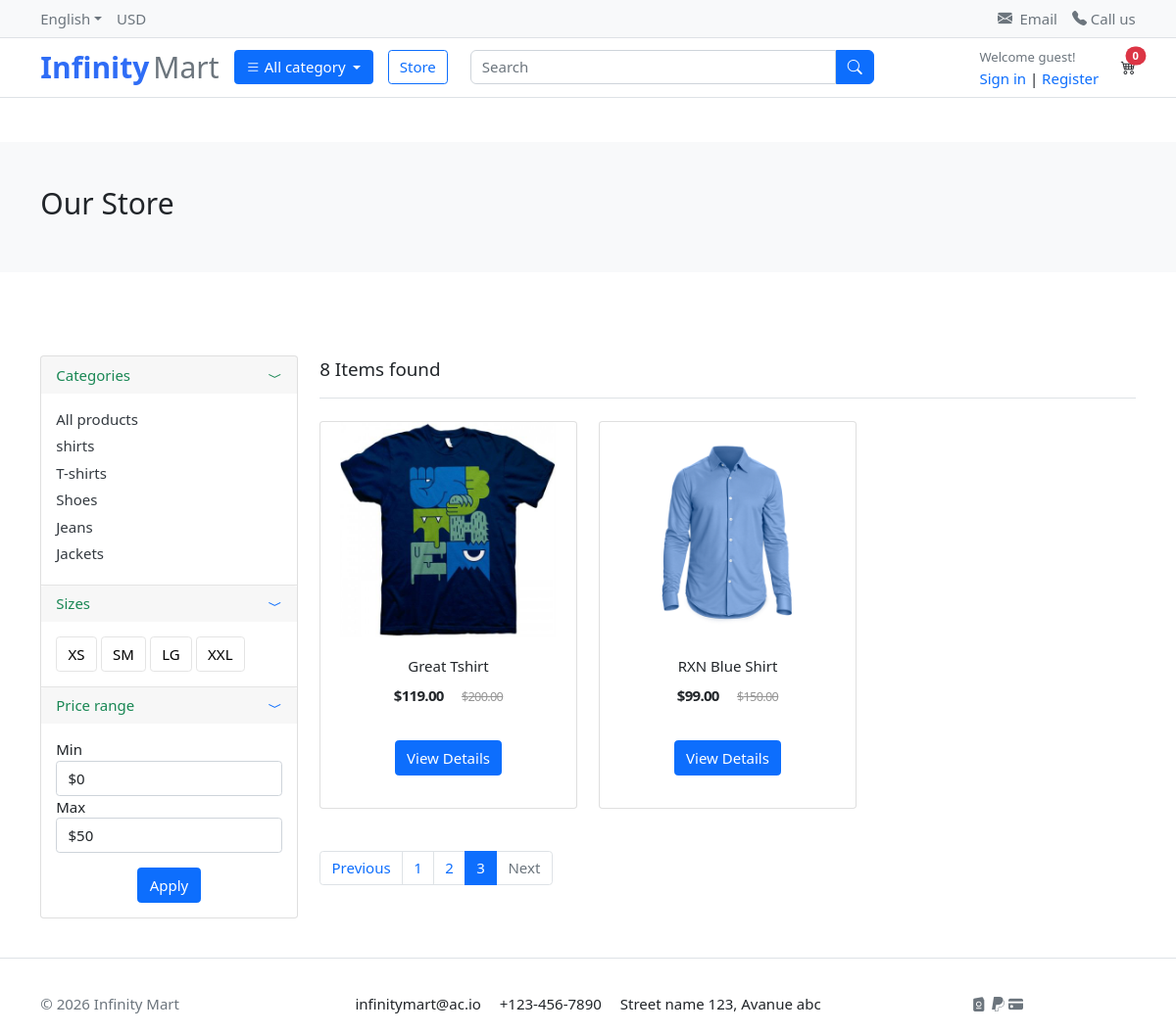
/store/?page=3, run on an earlier commit of the app's database.
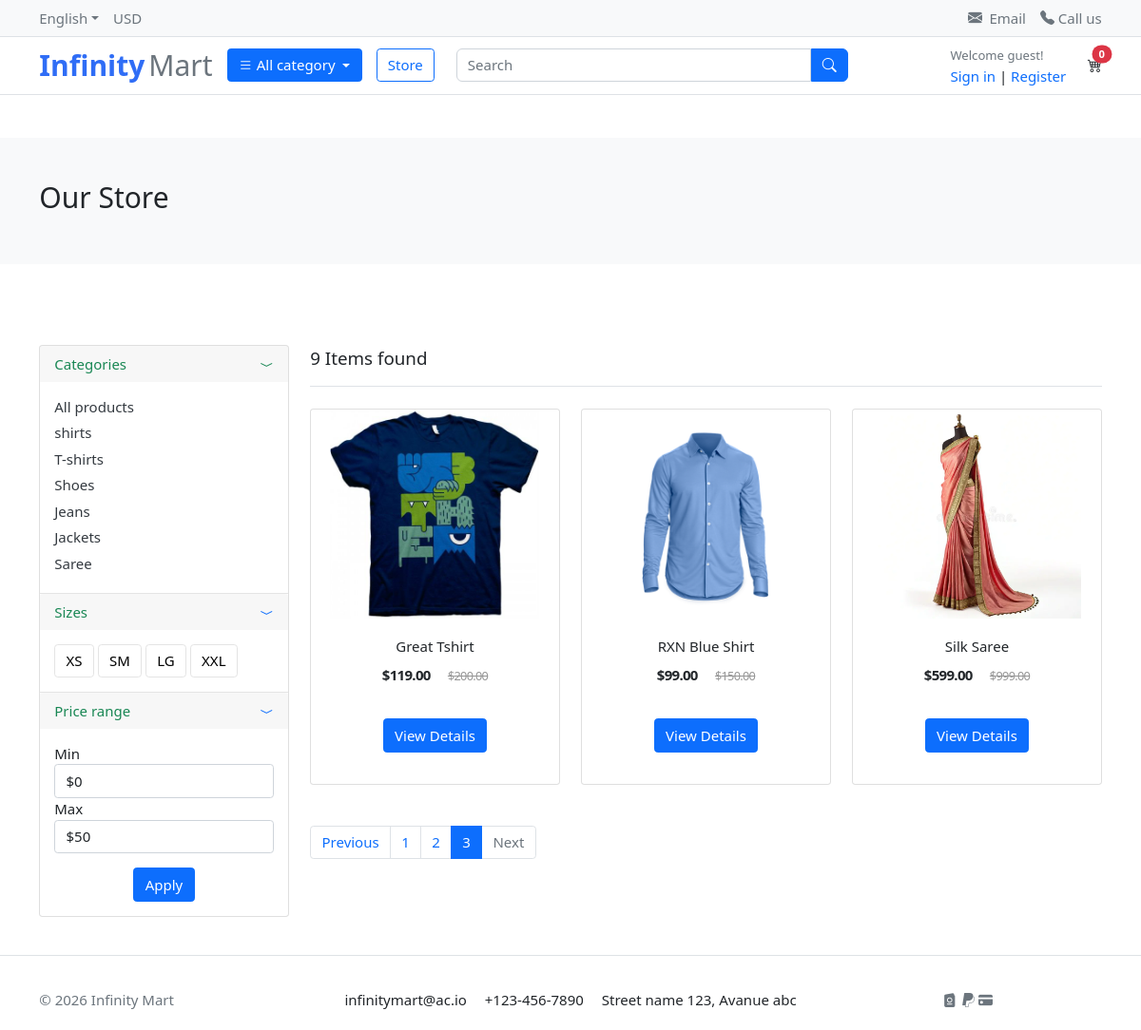
And on a later commit of the database.
### category/models.py (models this page shows, shortened)
class Category(models.Model):
    name = models.CharField(max_length=100, unique=True)
    slug = models.SlugField(max_length=100, unique=True, blank=True)
    description = models.TextField(blank=True, null=True)
    cat_image = models.ImageField(upload_to='category_images/', blank=True, null=True)
    class Meta:
        verbose_name = "Category"
        verbose_name_plural = "Categories"
    def get_url(self):
        return reverse('products_by_category', args=[self.slug])

### store/models.py (models this page shows, shortened)
class Product(models.Model):
    product_name = models.CharField(max_length=255)
    slug = models.SlugField(max_length=200, unique=True)
    price = models.DecimalField(max_digits=10, decimal_places=2)
    previous_price = models.DecimalField(max_digits=10, decimal_places=2, null=True, blank=True)
    description = models.TextField(max_length=200, blank=True)
    is_available = models.BooleanField(default=True)
    images = models.ImageField(upload_to='media/products/')
    stock = models.PositiveIntegerField()
    category = models.ForeignKey('category.Category', on_delete=models.CASCADE)
    created_date = models.DateTimeField(auto_now=True)
    modified_date = models.DateTimeField(auto_now=True)
    def get_url(self):
        return reverse('product_detail', args=[self.category.slug, self.slug])

### store/views.py (the view)
# urls.py: path('store/',include('store.urls')),
def store(request, category_slug=None):
    category = None
    products = None
    if category_slug != None:
        categories = get_object_or_404(Category, slug=category_slug)
        products = Product.objects.filter(category=categories, is_available=True)
        paginator = Paginator(products, 3)
        page = request.GET.get('page')
        paged_products = paginator.get_page(page)
        products_count = products.count()
    else:
        products = Product.objects.all().filter(is_available=True).order_by('id')
        paginator = Paginator(products, 3)
        page = request.GET.get('page')
        paged_products = paginator.get_page(page)
        products_count = products.count()
    context ={
        'products':paged_products,
        'products_count':products_count,
    }
    return render(request,'store/store.html',context)

### carts/context_processor.py (called while the page is built)
def counter(request):
    cart_count = 0
    try:
        cart = Cart.objects.get(cart_id=cart_id(request))
        cart_items = CartItem.objects.filter(cart=cart, is_active=True)
        for cart_item in cart_items:
            cart_count += cart_item.quantity
    except Cart.DoesNotExist:
        cart_count = 0
    return dict(cart_count=cart_count)

### carts/views.py (called while the page is built)
def cart_id(request):
    cart = request.session.session_key
    if not cart:
        cart = request.session.create()
    return cart

### category/context_proessors.py (called while the page is built)
def menu_links(request):
    links = Category.objects.all()
    return dict(links=links)

### templates/store/store.html (shortened to what this page needs)
{% extends 'base.html' %}
{% load static %}
{% block content %}
<section class="section-pagetop bg my-5">
	<div class="container">
		{% if 'search' in request.path %}
		<h2 class="title-page">Search Results</h2>
		{% else %}
		<h2 class="title-page">Our Store</h2>
		{% endif %}
	</div>
</section>
<section class="section-content padding-y">
	<div class="container">
		<div class="row">
			<aside class="col-md-3">
				<div class="card">
					<article class="filter-group">
						<header class="card-header">
							<a href="#" data-toggle="collapse" data-target="#collapse_1" aria-expanded="true"
								class="text-decoration-none text-success">
								<div class="d-flex justify-content-between">
									<h6 class="title ">Categories</h6>
									<i class="bi bi-chevron-compact-down"></i>
								</div>
							</a>
						</header>
						<div class="filter-content collapse show " id="collapse_1">
							<div class="card-body">
								<ul class="list-menu list-unstyled ">
									<li><a href="{% url 'store' %}" class="text-decoration-none">All products</a></li>
									{% for category in links %}
									<li><a href="{{ category.get_url }}" class="text-decoration-none">{{ category.name }}</a></li>
									{% endfor %}
								</ul>
							</div>
						</div>
					</article>
					<article class="filter-group">
						<header class="card-header">
							<a href="#" data-toggle="collapse" data-target="#collapse_4" aria-expanded="true"
								class="text-decoration-none">
								<div class="d-flex justify-content-between">
									<h6 class="title text-success ">Sizes </h6>
									<i class="bi bi-chevron-compact-down"></i>
								</div>
							</a>
						</header>
						<div class="filter-content collapse show" id="collapse_4">
							<div class="card-body">
								<label class="checkbox-btn">
									<span class="btn btn-light"> XS </span>
								</label>
								<label class="checkbox-btn">
									<span class="btn btn-light"> SM </span>
								</label>
								<label class="checkbox-btn">
									<span class="btn btn-light"> LG </span>
								</label>
								<label class="checkbox-btn">
									<span class="btn btn-light"> XXL </span>
								</label>
							</div>
						</div>
					</article>
					<article class="filter-group">
						<header class="card-header">
							<a href="#" data-toggle="collapse" data-target="#collapse_3" aria-expanded="true"
								class="text-decoration-none">
								<div class="d-flex justify-content-between">
									<h6 class="title text-success">Price range </h6>
									<i class="bi bi-chevron-compact-down"></i>
								</div>
							</a>
						</header>
						<div class="filter-content collapse show" id="collapse_3">
							<div class="card-body ">
								<div class="form-row ">
									<div class="form-group col-md-12 text-start me-2 ">
										<label>Min </label>
										<select class="mr-2 form-control">
											<option value="0">$0 </option>
										</select>
									</div>
									<div class="form-group  col-md-12">
										<label>Max</label>
										<select class="mr-2 form-control">
											<option value="50">$50</option>
										</select>
									</div>
								</div>
								<div class="text-center cover">
									<button class="btn btn-block btn-primary mt-3 ">Apply</button>
								</div>
							</div>
						</div>
					</article>
				</div>
			</aside>
			<main class="col-md-9">
				<header class="border-bottom mb-4 pb-3">
					<div class="form-inline">
						<span class="mr-md-auto fs-5">{{ products_count }} Items found </span>
					</div>
				</header>
				<div class="row">
					{% if products %}
					{% for product in products %}
					<div class="col-md-4">
						<figure class="card card-product-grid">
							<div class="img-wrap">
								<a href="{{ product.get_url }}"><img src="{{ product.images.url}}" class="img-fluid"></a>
							</div>
							<figcaption class="info-wrap">
								<div class="fix-height text-center">
									<a href="{{ product.get_url }}" class="title text-decoration-none">{{ product.product_name }}</a>
									<div class="price-wrap mt-2 ">
										<span class="price">${{ product.price }}</span>
										<del class="price-old ms-3">${{ product.previous_price }}</del>
									</div>
								</div>
								<div class="text-center mt-2">
									<a href="{{ product.get_url }}" class="btn btn-block btn-primary mb-3">View Details </a>
								</div>
							</figcaption>
						</figure>
					</div>
					{% endfor %}
					{% else %}
					<div class="mt-5">
						<h2 class="text-center ">No results found. Please try again.</h2>
					</div>
					{% endif %}
				</div>
				<nav class="mt-4" aria-label="Page navigation sample">
					{% if products.has_other_pages %}
					<ul class="pagination">
						 {% if products.has_previous %}
						<li class="page-item"><a class="page-link" href="?page={{ products.previous_page_number }}">Previous</a></li>
						{% else %}
						<li class="page-item disabled"><a class="page-link" href="#">Previous</a></li>
						{% endif %}
						{% for num in products.paginator.page_range %}
							{% if products.number == num %}
								<li class="page-item active"><a class="page-link" href="#">{{ num }}</a></li>
							{% else %}
								<li class="page-item"><a class="page-link" href="?page={{ num }}">{{ num }}</a></li>
							{% endif %}
						{% endfor %}
						{% if products.has_next %}
						<li class="page-item"><a class="page-link" href="?page={{ products.next_page_number }}">Next</a></li>
						{% else %}
						<li class="page-item disabled"><a class="page-link" href="#">Next</a></li>
						{% endif %}
					</ul>
					{% endif %}
				</nav>
			</main>
		</div>
	</div>
</section>
{% endblock %}

### templates/base.html (shortened to what this page needs)
{% load static %}
<!doctype html>
<html lang="en">
<head>
    <link rel="stylesheet" href="https://cdn.jsdelivr.net/npm/bootstrap-icons@1.13.1/font/bootstrap-icons.min.css">
    <link href="https://cdn.jsdelivr.net/npm/bootstrap@5.0.2/dist/css/bootstrap.min.css" rel="stylesheet"
>
    <link rel="stylesheet" href="{% static 'app/css/ui.css' %}">
    <link rel="stylesheet" href="{% static 'app/css/responsive.css' %}">
</head>
<body>
    <div class="top-bar border-bottom py-2 ">
        <div class="container d-flex justify-content-between">
            <div class="d-flex gap-3">
                <a href="#" class="text-decoration-none text-muted fs-6 dropdown-toggle "
                    data-bs-toggle="dropdown">English</a>
                <a href="#" class="text-decoration-none text-muted fs-6">USD</a>
            </div>
            <div class="d-flex gap-3">
                <a href="mailto:support@email.com" class="text-decoration-none text-muted fs-6 "><i
                        class="bi bi-envelope-fill pe-2"></i>Email</a>
                <a href="tel:+911234567890" class="text-decoration-none text-muted fs-6"><i
                        class="bi bi-telephone-fill pe-1"></i>Call us</a>
            </div>
        </div>
    </div>
    <nav class="border-bottom mb-3">
        <div class="container py-2">
            <div class="d-flex align-items-center justify-content-between">
                <div class="d-flex align-items-center gap-3">
                    <a href="{% url 'home' %}" class="text-decoration-none"><span class="logo-text fs-2">Infinity</span> <span class="fs-2 text-secondary">Mart</span> </a>
                    <div class="dropdown">
                        <button class="btn btn-primary dropdown-toggle" data-bs-toggle="dropdown">
                            <i class="bi bi-list"></i> All category
                        </button>
                    </div>
                    <a href="{% url 'store' %}" class="btn btn-outline-primary">Store</a>
                </div>
                <form action="{% url 'search' %}" class="d-flex flex-grow-1 mx-4" method="GET">
                    <input  class="form-control search-input w-75" type="search" placeholder="Search" name="keyword">
                    <button class="btn btn-primary search-btn" type="submit">
                        <i class="bi bi-search"></i>
                    </button>
                </form>
                <div class="d-flex align-items-center gap-4">
                    <div class="text-start">
                        <small class="text-muted">Welcome guest!</small><br>
                        <a href="./signin.html" class="text-decoration-none ">Sign in</a> |
                        <a href="./register.html" class="text-decoration-none ">Register</a>
                    </div>
                    <a href="{% url 'cart' %}" class="position-relative text-dark">
                        <i class="bi bi-cart4"></i>
                        <span class="position-absolute top-0 start-100 translate-middle badge rounded-pill bg-danger">
                            {{ cart_count }}
                        </span>
                    </a>
                </div>
            </div>
        </div>
    </nav>
    {% block content %}
    {% endblock %}
    <footer class="section-footer border-top">
        <div class="container mt-3">
            <section class="footer-bottom  row">
                <div class="col-md-2">
                    <p class="text-muted"> &copy 2026 Infinity Mart </p>
                </div>
                <div class="col-md-8 text-md-center">
                    <span class="px-2">infinitymart@ac.io</span>
                    <span class="px-2">+123-456-7890</span>
                    <span class="px-2">Street name 123, Avanue abc</span>
                </div>
                <div class="col-md-2 text-md-right text-muted align-items-end">
                    <i class="bi bi-passport-fill"></i>
                    <i class="bi bi-paypal"></i>
                    <i class="bi bi-credit-card-fill"></i>
                </div>
            </section>
        </div>
    </footer>
</body>
</html>

### app/static/css/ui.css (style rules this page uses)
html { font-family: "Inter", sans-serif; font-size: 15px; }
.img-wrap { text-align: center; display: block; }
.img-wrap img { max-width: 100%; }
.price-wrap { letter-spacing: -0.7px; }
.padding-y { padding-top: 40px; padding-bottom: 40px; }
figure { margin-bottom: 0; }
article:after, .form-group:after { display: block; clear: both; content: ""; }
.bg { background-color: #f8f9fa; }
.title-page { color: #212529; }
p:last-child { margin-bottom: 0; }
.footer-bottom { padding-top: 20px; padding-bottom: 20px; }
.btn-light { background-color: #fff; border-color: #e4e4e4; }
[class*=list-] li:after { visibility: hidden; display: block; content: ""; overflow: hidden; height: 0; clear: both; }
.list-menu { list-style: none; margin: 0; padding-left: 0; }
.list-menu li { margin-bottom: 5px; }
.list-menu a { color: #343a40; }
[class*=card-product] a.title { color: #212529; display: block; }
[class*=card-product] .img-wrap { overflow: hidden; position: relative; }
[class*=card-product] .img-wrap img { height: 100%; max-width: 100%; width: auto; display: inline-block; -o-object-fit: cover; object-fit: cover; }
.card-product-grid { margin-bottom: 20px; }
.card-product-grid .img-wrap { border-radius: 0.2rem 0.2rem 0 0; height: 220px; }
.card-product-grid .info-wrap { overflow: hidden; padding: 18px 20px; }
.card-product-grid .fix-height { height: 80px; overflow: hidden; }
.card .img-wrap { overflow: hidden; }
.price { font-weight: 600; color: #212529; }
.price-old { color: #969696; margin-left: 3px; font-size: 85%; }
.card-header .title { margin-bottom: 0; line-height: 1.5; }
.filter-group { border-bottom: 1px solid #e4e4e4; }
.filter-group .card-header { border-bottom: 0; }
.filter-group:last-child { border-bottom: 0; }
.checkbox-btn { position: relative; }
.section-pagetop { padding: 45px 0; }

### templates/base.html (style rules this page uses)
.top-bar { font-size: 14px; background: #f8f9fa; }
.logo-text { font-size: 28px; font-weight: 700; color: #2f6df6; }
.search-input { border-radius: 6px 0 0 6px; }
.search-btn { border-radius: 0 6px 6px 0; }

What changed in the data, as far as the page shows it:
added Category: name "Saree"
added Product: images (picture), product_name "Silk Saree", price "599.00", previous_price "999.00"
Also different on the page:
{{ products_count }}: "8" → "9"
